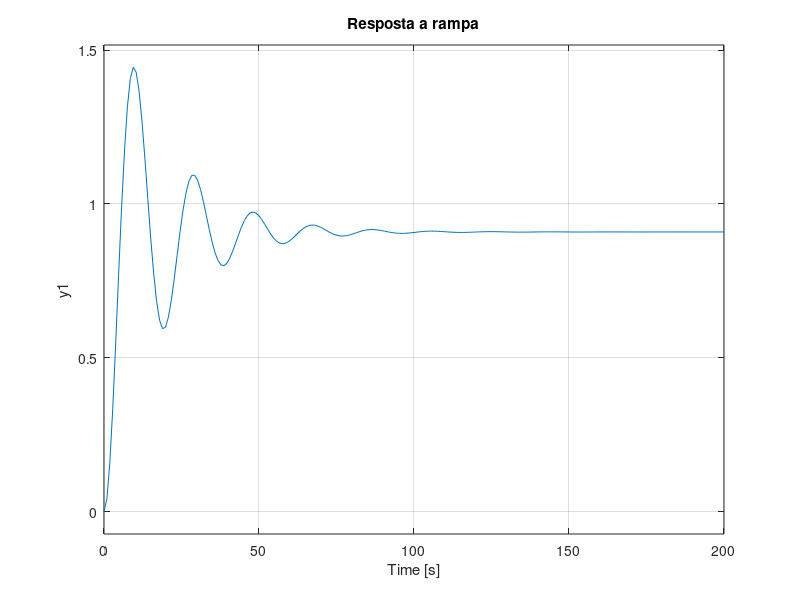
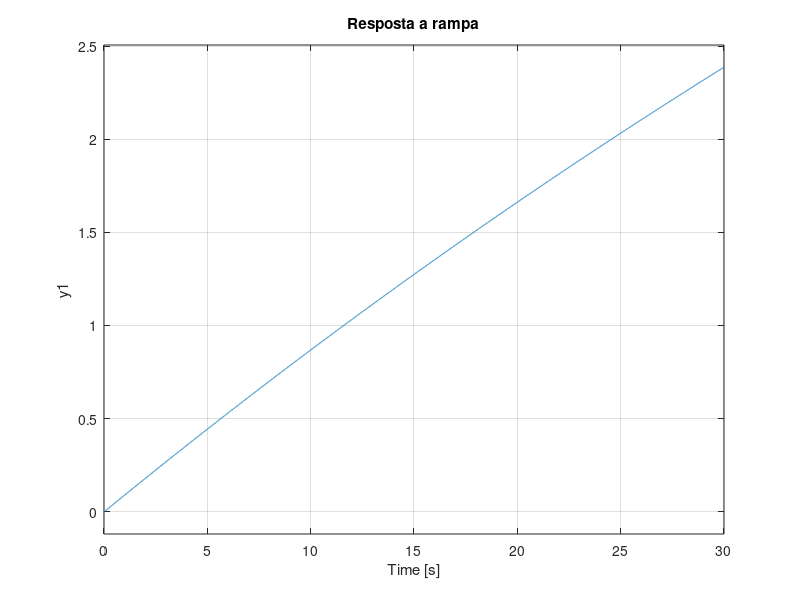
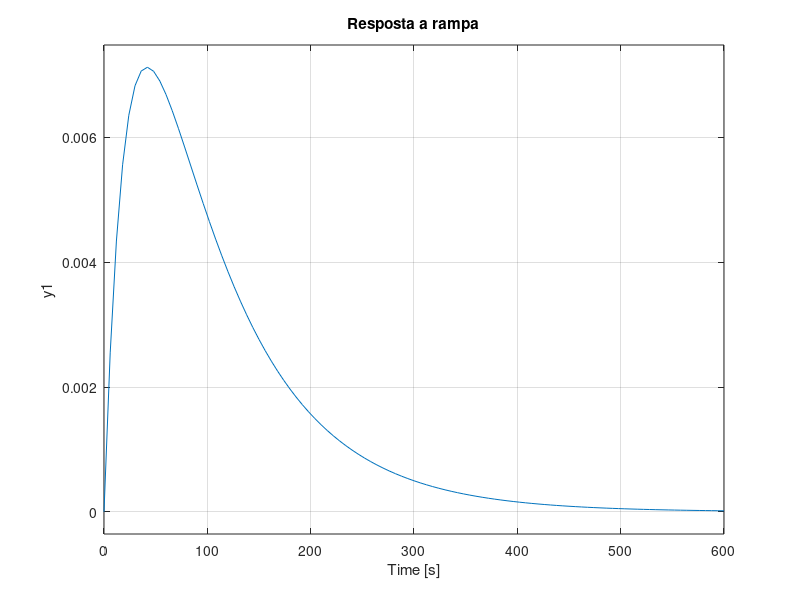
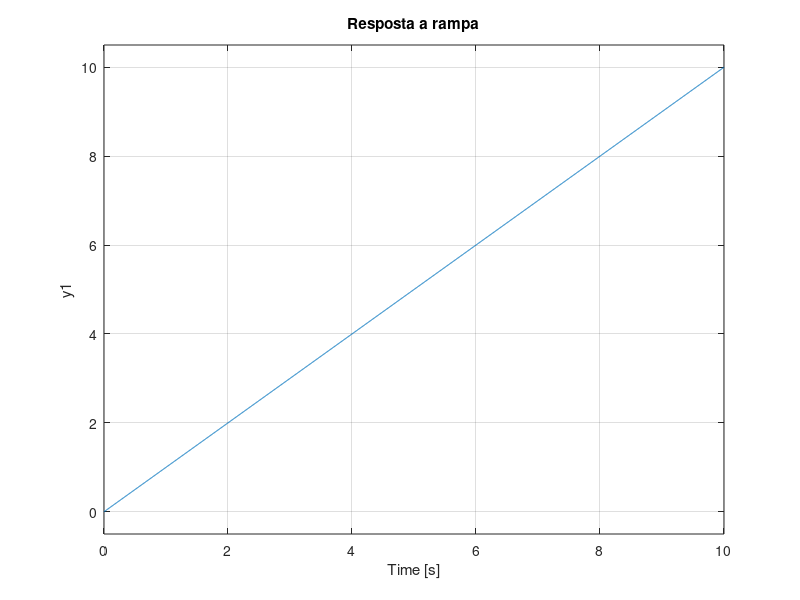

The MATLAB script that drew these images, in order:
clear all;
close all;

s = tf('s');

figure;
h1 = tf([0 100 0], [1000 110 110]);
step(h1/s);
title('Resposta a rampa');

figure;
h2 = tf([0 10 0], [1 110 1]);
step(h2/s);
title('Resposta a rampa');

figure;
h3 = tf([1 0 0], [2000 110 1]);
step(h3/s);
title('Resposta a rampa');

figure;
h4 = tf([0 0 1], [0 0 1]);
step(h4/s);
title('Resposta a rampa');

figure;
h5 = tf([0 0 1], [0 -10 0]);
step(h5/s);
title('Resposta a rampa');
